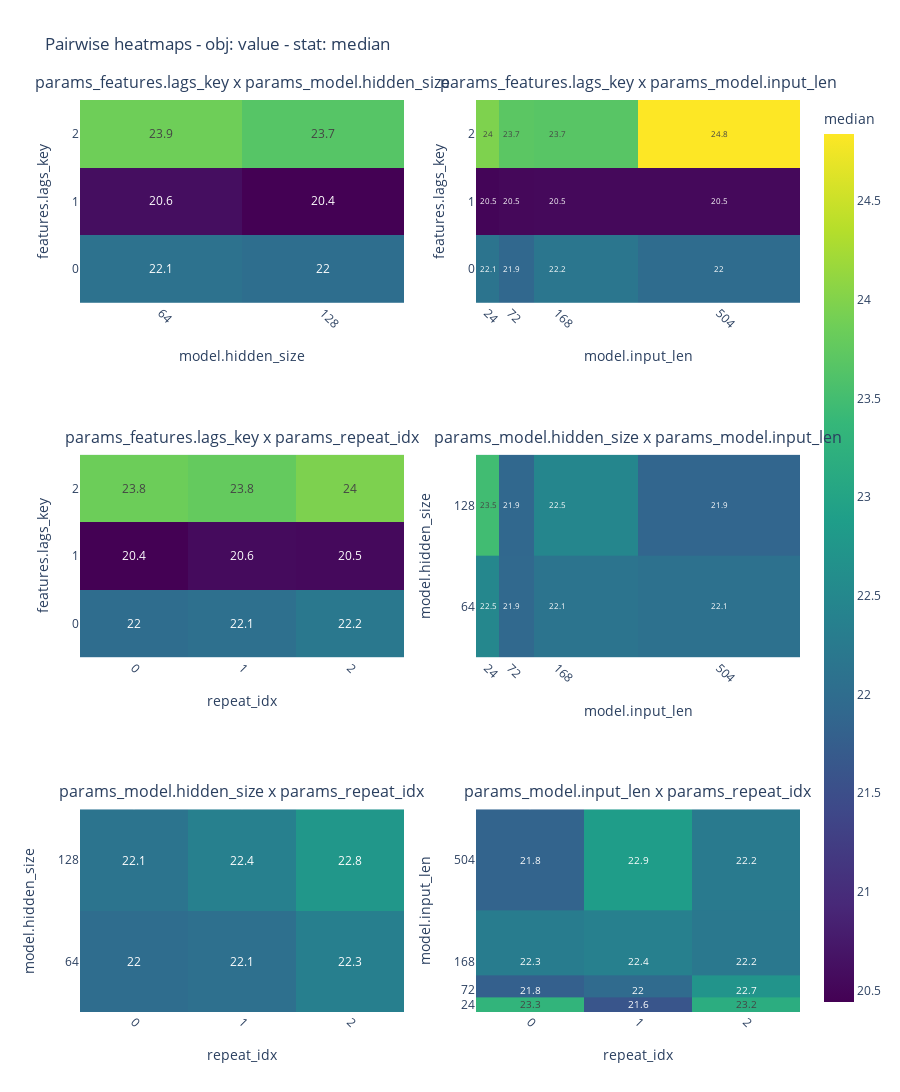

Write notebook code for a chart like this one.
### Markdown cell above
Below we can visualize pairwise relationships between parameters or user-defined attributes by creating 2D marginal plots. The function let you choose which variables to compare, which objective to evaluate (default: `"value"`, i.e., best validation MAE), which summary statistic to display, and the binning strategy used.

### Code cell
from heat_forecast.utils.optuna import plot_marginals_2d

fig, pivots = plot_marginals_2d(
    df,
    #objective="user_attrs_avg_near_best",
    #params=["model.hidden_size", "train.learning_rate"], #imps.index[:3].tolist(),
    #as_first="model.num_layers", #imps.index[0],
    statistic="median",
    binning="quantile",
    show_text=True,
    bins_a=4,
    bins_b=4,
    #non_params_to_allow=["user_attrs_n_params"]
)
fig.show()

### Figure 1 — Plotly figure (JSON) as saved in the notebook; plotly's stock layout.template omitted (floating-point values rounded to 4 significant figures)
{"data": [{"coloraxis": "coloraxis", "colorbar": {"title": {"text": "median"}}, "colorscale": [[0, "#440154"], [0.1111, "#482878"], [0.2222, "#3e4989"], [0.3333, "#31688e"], [0.4444, "#26828e"], [0.5556, "#1f9e89"], [0.6667, "#35b779"], [0.7778, "#6ece58"], [0.8889, "#b5de2b"], [1, "#fde725"]], "customdata": [[["7days", "64"], ["7days", "128"]], [["7days_1day", "64"], ["7days_1day", "128"]], [["none", "64"], ["none", "128"]]], "hovertemplate": "features.lags_key: %{customdata[0]}<br>model.hidden_size: %{customdata[1]}<br>median: %{z:.4g}<extra></extra>", "showscale": false, "text": [["22.1", "22"], ["20.6", "20.4"], ["23.9", "23.7"]], "texttemplate": "%{text}", "type": "heatmap", "x": [64.0, 128.0], "xaxis": "x", "y": [0.0, 1.0, 2.0], "yaxis": "y", "z": [[22.09, 22.03], [20.6, 20.44], [23.86, 23.66]], "zmax": 23.86, "zmin": 20.44}, {"coloraxis": "coloraxis", "colorbar": {"title": {"text": "median"}}, "colorscale": [[0, "#440154"], [0.1111, "#482878"], [0.2222, "#3e4989"], [0.3333, "#31688e"], [0.4444, "#26828e"], [0.5556, "#1f9e89"], [0.6667, "#35b779"], [0.7778, "#6ece58"], [0.8889, "#b5de2b"], [1, "#fde725"]], "customdata": [[["7days", "24"], ["7days", "72"], ["7days", "168"], ["7days", "504"]], [["7days_1day", "24"], ["7days_1day", "72"], ["7days_1day", "168"], ["7days_1day", "504"]], [["none", "24"], ["none", "72"], ["none", "168"], ["none", "504"]]], "hovertemplate": "features.lags_key: %{customdata[0]}<br>model.input_len: %{customdata[1]}<br>median: %{z:.4g}<extra></extra>", "showscale": false, "text": [["22.1", "21.9", "22.2", "22"], ["20.5", "20.5", "20.5", "20.5"], ["24", "23.7", "23.7", "24.8"]], "texttemplate": "%{text}", "type": "heatmap", "x": [24.0, 72.0, 168.0, 504.0], "xaxis": "x2", "y": [0.0, 1.0, 2.0], "yaxis": "y2", "z": [[22.14, 21.91, 22.18, 21.98], [20.5, 20.53, 20.54, 20.54], [23.97, 23.7, 23.67, 24.84]], "zmax": 24.84, "zmin": 20.5}, {"coloraxis": "coloraxis", "colorbar": {"title": {"text": "median"}}, "colorscale": [[0, "#440154"], [0.1111, "#482878"], [0.2222, "#3e4989"], [0.3333, "#31688e"], [0.4444, "#26828e"], [0.5556, "#1f9e89"], [0.6667, "#35b779"], [0.7778, "#6ece58"], [0.8889, "#b5de2b"], [1, "#fde725"]], "customdata": [[["7days", "0"], ["7days", "1"], ["7days", "2"]], [["7days_1day", "0"], ["7days_1day", "1"], ["7days_1day", "2"]], [["none", "0"], ["none", "1"], ["none", "2"]]], "hovertemplate": "features.lags_key: %{customdata[0]}<br>repeat_idx: %{customdata[1]}<br>median: %{z:.4g}<extra></extra>", "showscale": false, "text": [["22", "22.1", "22.2"], ["20.4", "20.6", "20.5"], ["23.8", "23.8", "24"]], "texttemplate": "%{text}", "type": "heatmap", "x": [0.0, 1.0, 2.0], "xaxis": "x3", "y": [0.0, 1.0, 2.0], "yaxis": "y3", "z": [[22.0, 22.06, 22.22], [20.44, 20.56, 20.54], [23.85, 23.78, 23.96]], "zmax": 23.96, "zmin": 20.44}, {"coloraxis": "coloraxis", "colorbar": {"title": {"text": "median"}}, "colorscale": [[0, "#440154"], [0.1111, "#482878"], [0.2222, "#3e4989"], [0.3333, "#31688e"], [0.4444, "#26828e"], [0.5556, "#1f9e89"], [0.6667, "#35b779"], [0.7778, "#6ece58"], [0.8889, "#b5de2b"], [1, "#fde725"]], "customdata": [[["64", "24"], ["64", "72"], ["64", "168"], ["64", "504"]], [["128", "24"], ["128", "72"], ["128", "168"], ["128", "504"]]], "hovertemplate": "model.hidden_size: %{customdata[0]}<br>model.input_len: %{customdata[1]}<br>median: %{z:.4g}<extra></extra>", "showscale": false, "text": [["22.5", "21.9", "22.1", "22.1"], ["23.5", "21.9", "22.5", "21.9"]], "texttemplate": "%{text}", "type": "heatmap", "x": [24.0, 72.0, 168.0, 504.0], "xaxis": "x4", "y": [64.0, 128.0], "yaxis": "y4", "z": [[22.48, 21.93, 22.12, 22.07], [23.48, 21.9, 22.46, 21.88]], "zmax": 23.48, "zmin": 21.88}, {"coloraxis": "coloraxis", "colorbar": {"title": {"text": "median"}}, "colorscale": [[0, "#440154"], [0.1111, "#482878"], [0.2222, "#3e4989"], [0.3333, "#31688e"], [0.4444, "#26828e"], [0.5556, "#1f9e89"], [0.6667, "#35b779"], [0.7778, "#6ece58"], [0.8889, "#b5de2b"], [1, "#fde725"]], "customdata": [[["64", "0"], ["64", "1"], ["64", "2"]], [["128", "0"], ["128", "1"], ["128", "2"]]], "hovertemplate": "model.hidden_size: %{customdata[0]}<br>repeat_idx: %{customdata[1]}<br>median: %{z:.4g}<extra></extra>", "showscale": false, "text": [["22", "22.1", "22.3"], ["22.1", "22.4", "22.8"]], "texttemplate": "%{text}", "type": "heatmap", "x": [0.0, 1.0, 2.0], "xaxis": "x5", "y": [64.0, 128.0], "yaxis": "y5", "z": [[22.0, 22.06, 22.34], [22.14, 22.35, 22.77]], "zmax": 22.77, "zmin": 22.0}, {"coloraxis": "coloraxis", "colorbar": {"title": {"text": "median"}}, "colorscale": [[0, "#440154"], [0.1111, "#482878"], [0.2222, "#3e4989"], [0.3333, "#31688e"], [0.4444, "#26828e"], [0.5556, "#1f9e89"], [0.6667, "#35b779"], [0.7778, "#6ece58"], [0.8889, "#b5de2b"], [1, "#fde725"]], "customdata": [[["24", "0"], ["24", "1"], ["24", "2"]], [["72", "0"], ["72", "1"], ["72", "2"]], [["168", "0"], ["168", "1"], ["168", "2"]], [["504", "0"], ["504", "1"], ["504", "2"]]], "hovertemplate": "model.input_len: %{customdata[0]}<br>repeat_idx: %{customdata[1]}<br>median: %{z:.4g}<extra></extra>", "showscale": false, "text": [["23.3", "21.6", "23.2"], ["21.8", "22", "22.7"], ["22.3", "22.4", "22.2"], ["21.8", "22.9", "22.2"]], "texttemplate": "%{text}", "type": "heatmap", "x": [0.0, 1.0, 2.0], "xaxis": "x6", "y": [24.0, 72.0, 168.0, 504.0], "yaxis": "y6", "z": [[23.32, 21.61, 23.17], [21.78, 21.97, 22.71], [22.29, 22.35, 22.22], [21.85, 22.87, 22.25]], "zmax": 23.32, "zmin": 21.61}], "layout": {"annotations": [{"font": {"size": 16}, "showarrow": false, "text": "params_features.lags_key x params_model.hidden_size", "x": 0.225, "xanchor": "center", "xref": "paper", "y": 1, "yanchor": "bottom", "yref": "paper", "yshift": 5}, {"font": {"size": 16}, "showarrow": false, "text": "params_features.lags_key x params_model.input_len", "x": 0.775, "xanchor": "center", "xref": "paper", "y": 1, "yanchor": "bottom", "yref": "paper", "yshift": 5}, {"font": {"size": 16}, "showarrow": false, "text": "params_features.lags_key x params_repeat_idx", "x": 0.225, "xanchor": "center", "xref": "paper", "y": 0.6111, "yanchor": "bottom", "yref": "paper", "yshift": 5}, {"font": {"size": 16}, "showarrow": false, "text": "params_model.hidden_size x params_model.input_len", "x": 0.775, "xanchor": "center", "xref": "paper", "y": 0.6111, "yanchor": "bottom", "yref": "paper", "yshift": 5}, {"font": {"size": 16}, "showarrow": false, "text": "params_model.hidden_size x params_repeat_idx", "x": 0.225, "xanchor": "center", "xref": "paper", "y": 0.2222, "yanchor": "bottom", "yref": "paper", "yshift": 5}, {"font": {"size": 16}, "showarrow": false, "text": "params_model.input_len x params_repeat_idx", "x": 0.775, "xanchor": "center", "xref": "paper", "y": 0.2222, "yanchor": "bottom", "yref": "paper", "yshift": 5}], "coloraxis": {"cmax": 24.84, "cmin": 20.44, "colorbar": {"title": {"text": "median"}, "x": 1.02}, "colorscale": [[0, "#440154"], [0.1111, "#482878"], [0.2222, "#3e4989"], [0.3333, "#31688e"], [0.4444, "#26828e"], [0.5556, "#1f9e89"], [0.6667, "#35b779"], [0.7778, "#6ece58"], [0.8889, "#b5de2b"], [1, "#fde725"]]}, "height": 1125, "title": {"text": "Pairwise heatmaps - obj: value - stat: median"}, "xaxis": {"anchor": "y", "automargin": true, "domain": [0, 0.45], "tickangle": 45, "tickmode": "array", "ticktext": ["64", "128"], "tickvals": [64.0, 128.0], "title": {"standoff": 20, "text": "model.hidden_size"}}, "xaxis2": {"anchor": "y2", "automargin": true, "domain": [0.55, 1], "tickangle": 45, "tickmode": "array", "ticktext": ["24", "72", "168", "504"], "tickvals": [24.0, 72.0, 168.0, 504.0], "title": {"standoff": 20, "text": "model.input_len"}}, "xaxis3": {"anchor": "y3", "automargin": true, "domain": [0, 0.45], "tickangle": 45, "tickmode": "array", "ticktext": ["0", "1", "2"], "tickvals": [0.0, 1.0, 2.0], "title": {"standoff": 20, "text": "repeat_idx"}}, "xaxis4": {"anchor": "y4", "automargin": true, "domain": [0.55, 1], "tickangle": 45, "tickmode": "array", "ticktext": ["24", "72", "168", "504"], "tickvals": [24.0, 72.0, 168.0, 504.0], "title": {"standoff": 20, "text": "model.input_len"}}, "xaxis5": {"anchor": "y5", "automargin": true, "domain": [0, 0.45], "tickangle": 45, "tickmode": "array", "ticktext": ["0", "1", "2"], "tickvals": [0.0, 1.0, 2.0], "title": {"standoff": 20, "text": "repeat_idx"}}, "xaxis6": {"anchor": "y6", "automargin": true, "domain": [0.55, 1], "tickangle": 45, "tickmode": "array", "ticktext": ["0", "1", "2"], "tickvals": [0.0, 1.0, 2.0], "title": {"standoff": 20, "text": "repeat_idx"}}, "yaxis": {"anchor": "x", "automargin": true, "domain": [0.7778, 1], "tickmode": "array", "ticktext": ["0", "1", "2"], "tickvals": [0.0, 1.0, 2.0], "title": {"standoff": 20, "text": "features.lags_key"}}, "yaxis2": {"anchor": "x2", "automargin": true, "domain": [0.7778, 1], "tickmode": "array", "ticktext": ["0", "1", "2"], "tickvals": [0.0, 1.0, 2.0], "title": {"standoff": 20, "text": "features.lags_key"}}, "yaxis3": {"anchor": "x3", "automargin": true, "domain": [0.3889, 0.6111], "tickmode": "array", "ticktext": ["0", "1", "2"], "tickvals": [0.0, 1.0, 2.0], "title": {"standoff": 20, "text": "features.lags_key"}}, "yaxis4": {"anchor": "x4", "automargin": true, "domain": [0.3889, 0.6111], "tickmode": "array", "ticktext": ["64", "128"], "tickvals": [64.0, 128.0], "title": {"standoff": 20, "text": "model.hidden_size"}}, "yaxis5": {"anchor": "x5", "automargin": true, "domain": [0, 0.2222], "tickmode": "array", "ticktext": ["64", "128"], "tickvals": [64.0, 128.0], "title": {"standoff": 20, "text": "model.hidden_size"}}, "yaxis6": {"anchor": "x6", "automargin": true, "domain": [0, 0.2222], "tickmode": "array", "ticktext": ["24", "72", "168", "504"], "tickvals": [24.0, 72.0, 168.0, 504.0], "title": {"standoff": 20, "text": "model.input_len"}}}}
